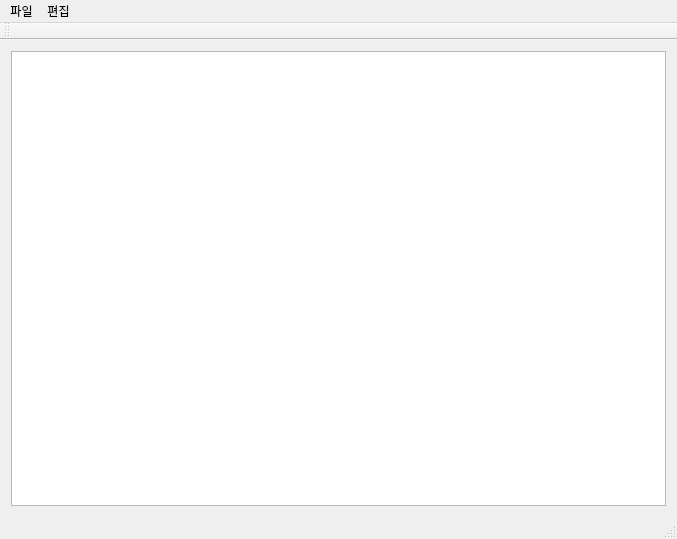
<?xml version="1.0" encoding="UTF-8"?>
<ui version="4.0">
 <class>MemoClass</class>
 <widget class="QMainWindow" name="MemoClass">
  <property name="geometry">
   <rect>
    <x>0</x>
    <y>0</y>
    <width>677</width>
    <height>539</height>
   </rect>
  </property>
  <property name="windowTitle">
   <string>Memo</string>
  </property>
  <widget class="QWidget" name="centralWidget">
   <layout class="QGridLayout" name="gridLayout_2">
    <item row="0" column="0">
     <layout class="QGridLayout" name="gridLayout">
      <item row="0" column="0">
       <widget class="QTextEdit" name="textEdit"/>
      </item>
     </layout>
    </item>
   </layout>
  </widget>
  <widget class="QMenuBar" name="menuBar">
   <property name="geometry">
    <rect>
     <x>0</x>
     <y>0</y>
     <width>677</width>
     <height>22</height>
    </rect>
   </property>
   <widget class="QMenu" name="menu">
    <property name="title">
     <string>파일</string>
    </property>
    <addaction name="actionNew"/>
    <addaction name="actionNew_Window"/>
    <addaction name="actionOpen"/>
    <addaction name="actionSave"/>
    <addaction name="actionAs_Save"/>
    <addaction name="actionPrint"/>
   </widget>
   <widget class="QMenu" name="menu_2">
    <property name="title">
     <string>편집</string>
    </property>
    <addaction name="actionFont"/>
   </widget>
   <addaction name="menu"/>
   <addaction name="menu_2"/>
  </widget>
  <widget class="QToolBar" name="mainToolBar">
   <attribute name="toolBarArea">
    <enum>TopToolBarArea</enum>
   </attribute>
   <attribute name="toolBarBreak">
    <bool>false</bool>
   </attribute>
  </widget>
  <widget class="QStatusBar" name="statusBar"/>
  <action name="actionNew">
   <property name="text">
    <string>새로 만들기</string>
   </property>
  </action>
  <action name="actionNew_Window">
   <property name="text">
    <string>새로 열기</string>
   </property>
  </action>
  <action name="actionOpen">
   <property name="text">
    <string>열기</string>
   </property>
   <property name="shortcut">
    <string>Ctrl+O</string>
   </property>
  </action>
  <action name="actionSave">
   <property name="text">
    <string>저장</string>
   </property>
   <property name="shortcut">
    <string>Ctrl+S</string>
   </property>
  </action>
  <action name="actionAs_Save">
   <property name="text">
    <string>다른이름으로 저장</string>
   </property>
   <property name="shortcut">
    <string>Ctrl+Shift+S</string>
   </property>
  </action>
  <action name="actionPrint">
   <property name="text">
    <string>프린트</string>
   </property>
   <property name="shortcut">
    <string>Ctrl+P</string>
   </property>
  </action>
  <action name="actionFont">
   <property name="text">
    <string>폰트</string>
   </property>
  </action>
 </widget>
 <layoutdefault spacing="6" margin="11"/>
 <resources>
  <include location="Memo.qrc"/>
 </resources>
 <connections/>
</ui>
